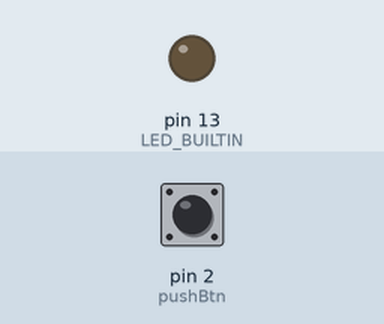
Recording of a sketch running on a simulated Arduino Uno, built with avr-gcc and run on an emulated ATmega328P. Shown: output pins drawn as LEDs (lit = HIGH). The test bench sets the inputs (shaded band); at power-on: pin 2 (pushBtn) LOW. What the sketch prints to the serial monitor is not drawn.

Above: at 1.2 s.
1.3 s: pin 2 (pushBtn) pulled HIGH for 0.15 s
At 1.37 s:
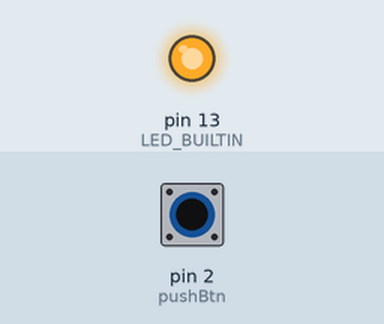
2.9 s: pin 2 (pushBtn) pulled HIGH for 3.2 s
At 6.9 s:
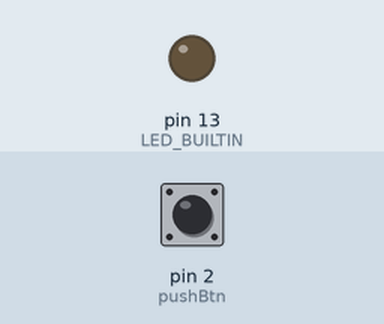
Timing chart, 0 to 8.4 s (numbered marks = the images above; inputs shaded):
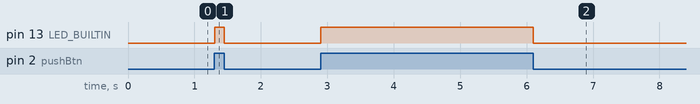

The sketch:

pwmLED.ino
```cpp
int pushBtn = 2;
int pushBtnVal = 0;

void setup() {
  Serial.begin(9600);
  pinMode(pushBtn, INPUT);
  pinMode(LED_BUILTIN, OUTPUT);
}
// the loop function runs over and over again forever
void loop() {
  pushBtnVal = digitalRead(pushBtn);
  if(pushBtnVal == HIGH)
  {
    digitalWrite(LED_BUILTIN, HIGH);
  }
  else
  {
    digitalWrite(LED_BUILTIN, LOW);
  }
  Serial.println(pushBtnVal);
}
```

Measured:
- after the input at 1.3 s, pin 13 (LED_BUILTIN): LOW → HIGH at once, → LOW 0.15 s later
- after the input at 2.9 s, pin 13 (LED_BUILTIN): LOW → HIGH at once, → LOW 3.2 s later
